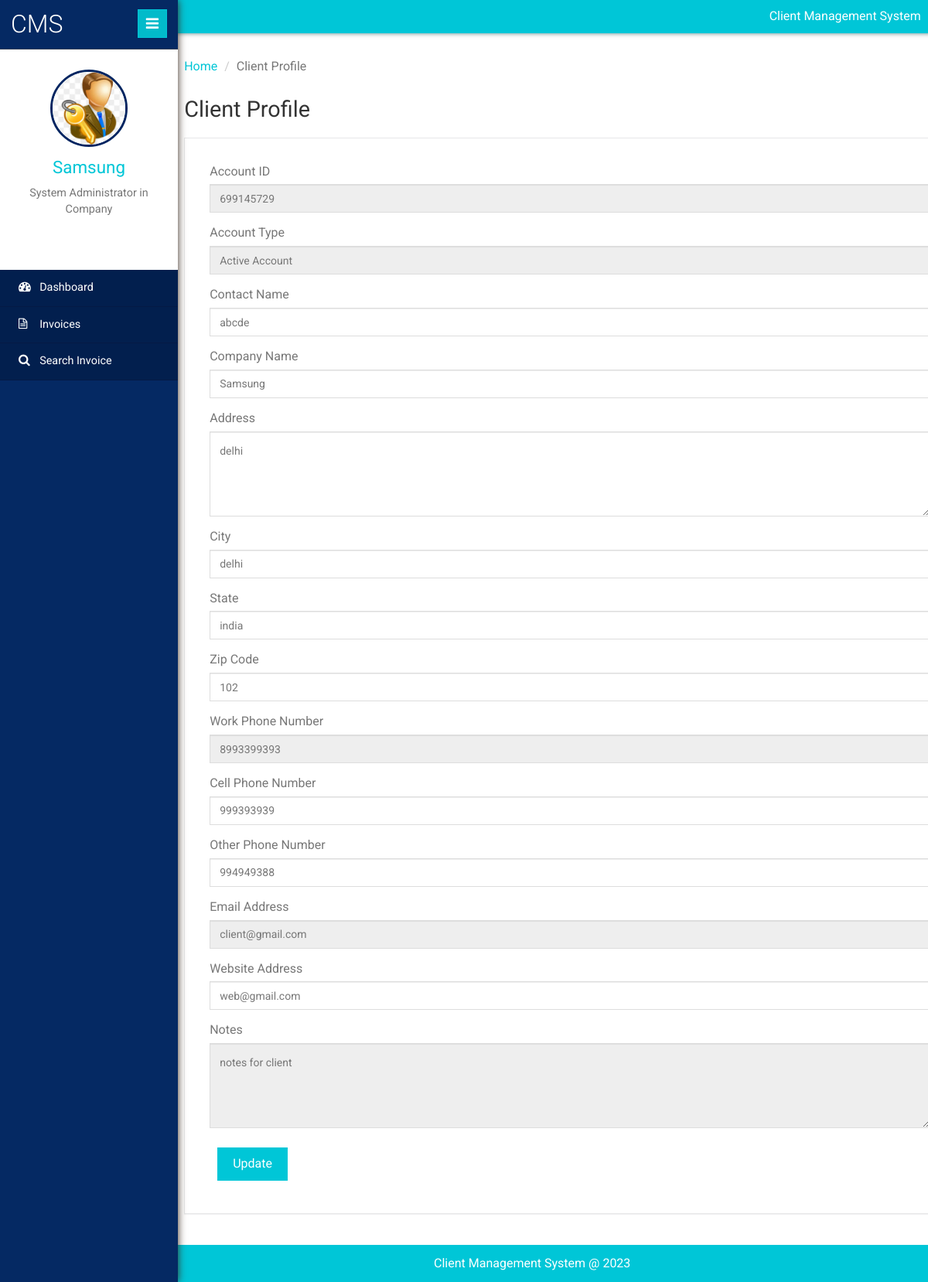
The app's page /clientms/client/client-profile.php (signed in) with its own data.
### tables this page shows
CREATE TABLE `tblclient` (
  `ID` int(10) NOT NULL,
  `AccountID` int(10) DEFAULT NULL,
  `AccountType` varchar(50) DEFAULT NULL,
  `ContactName` varchar(120) DEFAULT NULL,
  `CompanyName` varchar(120) DEFAULT NULL,
  `Address` varchar(200) DEFAULT NULL,
  `City` varchar(120) DEFAULT NULL,
  `State` varchar(120) DEFAULT NULL,
  `ZipCode` int(10) DEFAULT NULL,
  `Workphnumber` bigint(10) DEFAULT NULL,
  `Cellphnumber` bigint(10) DEFAULT NULL,
  `Otherphnumber` bigint(10) DEFAULT NULL,
  `Email` varchar(200) DEFAULT NULL,
  `WebsiteAddress` varchar(200) DEFAULT NULL,
  `Notes` mediumtext,
  `Password` varchar(200) NOT NULL,
  `CreationDate` timestamp NULL DEFAULT CURRENT_TIMESTAMP
);

### clientms/client/client-profile.php (the view, shortened to what this page needs)
<?php
include('includes/dbconnection.php');
if (strlen($_SESSION['clientmsuid']==0)) {
  header('location:logout.php');
  } else{
  ?>
<!DOCTYPE HTML>
<html>
<head>
	<link href="css/bootstrap.min.css" rel='stylesheet' type='text/css' />
	<link href="css/style.css" rel='stylesheet' type='text/css' />
	<link href="css/font-awesome.css" rel="stylesheet">
	<link rel="stylesheet" href="css/icon-font.min.css" type='text/css' />
</head>
<body>
<div class="page-container">
<div class="left-content">
<div class="inner-content">
<?php include_once('includes/header.php');?>
<div class="outter-wp">
<div class="sub-heard-part">
<ol class="breadcrumb m-b-0">
<li><a href="dashboard.php">Home</a></li>
<li class="active">Client Profile</li>
</ol>
</div>
<div class="forms-main">
<h2 class="inner-tittle">Client Profile </h2>
<div class="graph-form">
<div class="form-body">
<form method="post">
									<?php
$uid=$_SESSION['clientmsuid'];
$sql="SELECT * from  tblclient where ID=:uid";
$query = $dbh -> prepare($sql);
$query->bindParam(':uid',$uid,PDO::PARAM_STR);
$query->execute();
$results=$query->fetchAll(PDO::FETCH_OBJ);
$cnt=1;
if($query->rowCount() > 0)
{
foreach($results as $row)
{               ?>
	<div class="form-group"> <label for="exampleInputEmail1">Account ID</label> <input type="text" name="" value="<?php  echo $row->AccountID;?>" class="form-control" readonly="true"> </div>
	<div class="form-group"> <label for="exampleInputEmail1">Account Type</label> <input type="text" name="" value="<?php  echo $row->AccountType;?>" class="form-control" readonly="true"> </div>
	<div class="form-group"> <label for="exampleInputEmail1">Contact Name</label> <input type="text" name="cname" value="<?php  echo $row->ContactName;?>" class="form-control" required="true"> </div>
	<div class="form-group"> <label for="exampleInputEmail1">Company Name</label> <input type="text" name="comname" value="<?php  echo $row->CompanyName;?>" class="form-control" required="true"> </div>
	<div class="form-group"> <label for="exampleInputEmail1">Address</label> <textarea type="text" name="address" value="" class="form-control" required='true' rows="4" cols="3"><?php  echo $row->Address;?></textarea> </div>
	<div class="form-group"> <label for="exampleInputEmail1">City</label> <input type="text" name="city" value="<?php  echo $row->City;?>" class="form-control" required='true'> </div>
	<div class="form-group"> <label for="exampleInputEmail1">State</label> <input type="text" name="state" value="<?php  echo $row->State;?>" class="form-control" required='true'> </div>
	<div class="form-group"> <label for="exampleInputEmail1">Zip Code</label> <input type="text" name="zcode" placeholder="Zip Code" value="<?php  echo $row->ZipCode;?>" class="form-control" required='true'> </div>
	<div class="form-group"> <label for="exampleInputEmail1">Work Phone Number</label><input type="text" name="wphnumber" value="<?php  echo $row->Workphnumber;?>" class="form-control" maxlength='10' readonly='true' pattern="[0-9]+"> </div>
	<div class="form-group"> <label for="exampleInputEmail1">Cell Phone Number</label><input type="text" name="cellphnumber" value="<?php  echo $row->Cellphnumber;?>" class="form-control" maxlength='10' pattern="[0-9]+"> </div>
	<div class="form-group"> <label for="exampleInputEmail1">Other Phone Number</label><input type="text" name="ophnumber" value="<?php  echo $row->Otherphnumber;?>" class="form-control" maxlength='10' pattern="[0-9]+"> </div>
	<div class="form-group"> <label for="exampleInputEmail1">Email Address</label> <input type="email" name="email" value="<?php  echo $row->Email;?>" class="form-control" required='true' readonly="true"> </div>
	<div class="form-group"> <label for="exampleInputPassword1">Website Address</label> <input type="text" name="websiteadd" value="<?php  echo $row->WebsiteAddress;?>" required='true' class="form-control"> </div>
	<div class="form-group"> <label for="exampleInputEmail1">Notes</label> <textarea type="text" name="notes" value="" class="form-control" required='true' rows="4" cols="3" readonly="true"><?php  echo $row->Notes;?></textarea> </div>
	<?php $cnt=$cnt+1;}} ?>
	 <button type="submit" class="btn btn-default" name="submit" id="submit">Update</button> </form>
</div>
</div>
</div>
</div>
<?php include_once('footer.php');?>
</div>
</div>
<?php include_once('includes/sidebar.php');?>
</div>
</body>
</html>
<?php }  ?>

### clientms/client/includes/header.php (shortened to what this page needs)
<div class="header-section">
        <div class="top_menu">
          <div class="profile_details_left">
            <ul class="nofitications-dropdown">
               <p style="padding-top: 10px;color: white;text-align: center;">Client Management System</p>
            </ul>
          </div>
          <div class="clearfix"></div>
        </div>
      </div>

### clientms/client/footer.php
<footer>
           <p>        Client Management System @ 2023</p>
       </footer>

### clientms/client/includes/sidebar.php (shortened to what this page needs)
 <div class="sidebar-menu">
    <header class="logo">
        <a href="#" class="sidebar-icon"> <span class="fa fa-bars"></span> </a> <a href="dashboard.php"> <span id="logo"> <h1>CMS</h1></span>
        </a>
    </header>
    <div class="down">
    <?php
$uid=$_SESSION['clientmsuid'];
$sql="SELECT CompanyName from  tblclient where ID=:uid";
$query = $dbh -> prepare($sql);
$query->bindParam(':uid',$uid,PDO::PARAM_STR);
$query->execute();
$results=$query->fetchAll(PDO::FETCH_OBJ);
$cnt=1;
if($query->rowCount() > 0)
{
foreach($results as $row)
{               ?>
        <a href="dashboard.php"><img src="images/admin10.jpg" height="100" width="100"></a>
        <a href="dashboard.php"><span class=" name-caret"><?php  echo $row->CompanyName;?></span></a>
        <?php $cnt=$cnt+1;}} ?>
        <p>System Administrator in Company</p>
        <ul>
            <li><a class="tooltips" href="client-profile.php"><span>Profile</span><i class="lnr lnr-user"></i></a></li>
            <li><a class="tooltips" href="change-password.php"><span>Settings</span><i class="lnr lnr-cog"></i></a></li>
            <li><a class="tooltips" href="logout.php"><span>Log out</span><i class="lnr lnr-power-switch"></i></a></li>
        </ul>
    </div>
    <div class="menu">
        <ul id="menu" >
            <li><a href="dashboard.php"><i class="fa fa-tachometer"></i> <span>Dashboard</span></a></li>
            <li><a href="invoices.php"><i class="fa fa-file-text-o"></i> <span>Invoices</span></a></li>
            <li><a href="search-invoices.php"><i class="fa fa-search"></i> <span>Search Invoice</span></a></li>
        </ul>
    </div>
</div>

### records on screen
tblclient: AccountID "699145729", AccountType "Active Account", cname "abcde", comname "Samsung", address "delhi", city "delhi", state "india", zcode "102", wphnumber "8993399393", cellphnumber "999393939", ophnumber "994949388", email "client@gmail.com", websiteadd "web@gmail.com", notes "notes for client", CompanyName "Samsung"
